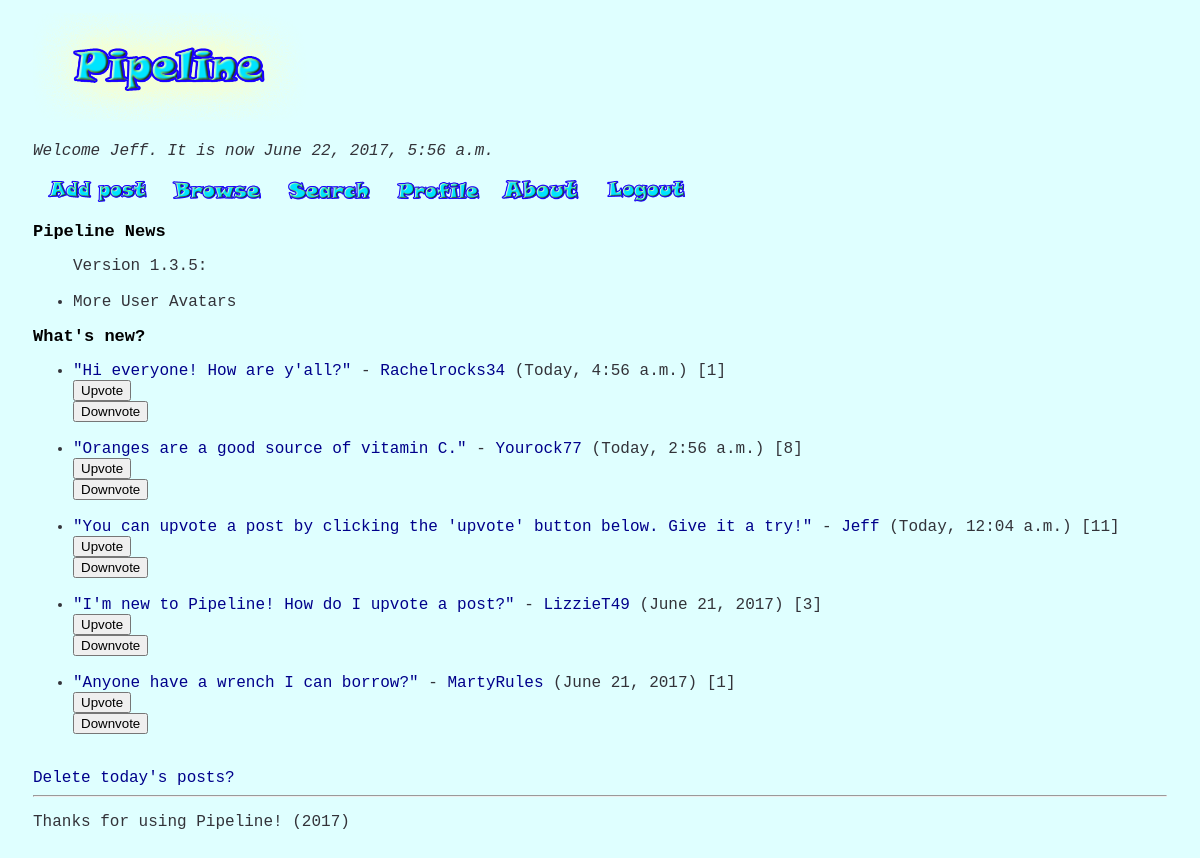
The app's page / (signed in) with its own data.
### posts/models.py (models this page shows, shortened)
class Post(models.Model):
    message = models.CharField(max_length=100)
    post_date = models.DateTimeField()
    user = models.ForeignKey(User, null = True, blank = True)
    votes = models.IntegerField()

### pipeline/views.py (the view)
# urls.py: url(r'^$', homepage),
def homepage(request):
    first_name = 'guest'
    now = datetime.datetime.now()
    posts = sort_posts_recent(Post.objects.all())
    posts = posts[0:5]             #Cuts list of posts short for homepage
    if request.user.username:
        username = request.user.username
        first_name = request.user.first_name
    else:
        username = 'guest'
    return render(request, 'homepage.html', {'current_date': now, 'posts': posts, 'username': username, 'first_name': first_name})

### pipeline/views.py (called while the page is built)
def sort_posts_recent(posts_data):
    post_tuples = [(single_post.post_date, single_post) for single_post in posts_data]
    sorted_posts = [item[1] for item in sorted(post_tuples, key=lambda tup: tup[0], reverse=True)]
    return sorted_posts

### templates/homepage.html (shortened to what this page needs)
{% extends "base.html" %}
{% block content %}
<p><i>Welcome {{ first_name | capfirst }}. It is now {{ current_date }}</i></p>
{% load static %}
<a href = "addpost"><img src = "{% static 'pipeline/add_post.png' %}" alt = "Add Post" width = "130px" ></a>
<a href = "browse/new"><img src = "{% static 'pipeline/browse.png' %}" alt = "Browse" width = "100px" ></a> &nbsp;
<a href = "search"><img src = "{% static 'pipeline/search_term.png' %}" alt = "Search" width = "100px" ></a> &nbsp;
{% if user.username %}
<a href = "profile/{{request.user.id}}"><img src = "{% static 'pipeline/profile.png' %}" alt = "Profile" width = "95px" ></a> &nbsp;
{% else %}
<a href = "profile/0"><img src = "{% static 'pipeline/profile.png' %}" alt = "Profile" width = "95px" ></a> &nbsp;
{% endif %}
<a href = "about"><img src = "{% static 'pipeline/about.png' %}" alt = "About" width = "85px" ></a> &nbsp;&nbsp;
{% if username != 'guest' %}
<a href = "logout"><img src = "{% static 'pipeline/logout.png' %}" alt = "Logout" width = "95px" ></a> &nbsp;
{% endif %}
<h2>Pipeline News</h2>
<ul>Version 1.3.5:
    <li>More User Avatars</li>
</ul>
<h2>What's new?</h2>
<ul>
	{% for post in posts %}
	<li><a href = "/post/{{post.id}}/0">"{{ post.message }}"</a> - <a href = "/profile/{{post.user.id}}">{{ post.user.username | capfirst }}</a> {% if post.post_date.date == current_date.date %}(Today, {{ post.post_date.time }}){% else %}({{ post.post_date.date }}){% endif %} [{{ post.votes }}]</li>
<form action="/post/{{post.id}}/1" method="get">
	<input type="submit" value="Upvote">
</form>
<form action="/post/{{post.id}}/2" method="get">
	<input type="submit" value="Downvote">
</form>
{% endfor %}
</ul>
<a href = "delete">Delete today's posts?</a></br>
{% endblock %}

### templates/base.html (style rules this page uses)
h2 { font-family: monospace; color: black; font-size: 17px; text-decoration: bold }
ul, p { font-family: monospace; color: #333339; font-size: 16px; }
a { font-family: monospace; color: darkblue; text-decoration: none; font-size: 16px; }
body { background-color: #DFFFFF; display: block; padding: 5px 25px; }

### records on screen
Post: message "Hi everyone! How are y'all?", user.username "Rachelrocks34", post_date.time "4:56 a.m.", votes "1"
Post: message "Oranges are a good source of vitamin C.", user.username "Yourock77", post_date.time "2:56 a.m.", votes "8"
Post: message "You can upvote a post by clicking the 'upvote' button below. Give it a try!", user.username "Jeff", post_date.time "12:04 a.m.", votes "11"
Post: message "I'm new to Pipeline! How do I upvote a post?", user.username "LizzieT49", post_date "June 21, 2017", votes "3"
Post: message "Anyone have a wrench I can borrow?", user.username "MartyRules", post_date "June 21, 2017", votes "1"

### other values on screen
{{ first_name | capfirst }} "Jeff"
